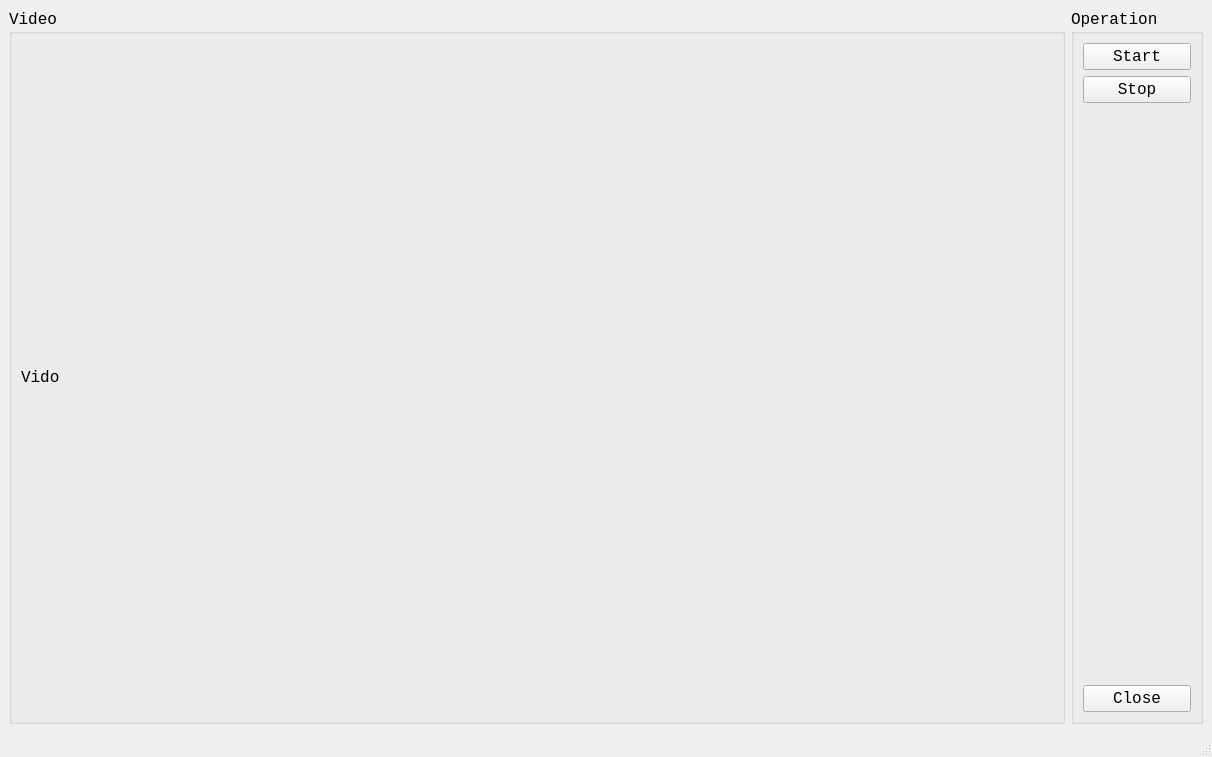
<?xml version="1.0" encoding="UTF-8"?>
<ui version="4.0">
 <class>CamVideo</class>
 <widget class="QMainWindow" name="CamVideo">
  <property name="geometry">
   <rect>
    <x>0</x>
    <y>0</y>
    <width>1212</width>
    <height>757</height>
   </rect>
  </property>
  <property name="font">
   <font>
    <family>Consolas</family>
    <pointsize>12</pointsize>
   </font>
  </property>
  <property name="windowTitle">
   <string>MainWindow</string>
  </property>
  <widget class="QWidget" name="centralwidget">
   <layout class="QHBoxLayout" name="horizontalLayout" stretch="8,1">
    <item>
     <widget class="QGroupBox" name="groupBox">
      <property name="title">
       <string>Video</string>
      </property>
      <layout class="QHBoxLayout" name="horizontalLayout_2">
       <item>
        <widget class="QLabel" name="labVideo">
         <property name="text">
          <string>Vido</string>
         </property>
        </widget>
       </item>
      </layout>
     </widget>
    </item>
    <item>
     <widget class="QGroupBox" name="groupBox_2">
      <property name="title">
       <string>Operation</string>
      </property>
      <layout class="QVBoxLayout" name="verticalLayout">
       <item>
        <widget class="QPushButton" name="btnStart">
         <property name="text">
          <string>Start</string>
         </property>
        </widget>
       </item>
       <item>
        <widget class="QPushButton" name="btnStop">
         <property name="text">
          <string>Stop</string>
         </property>
        </widget>
       </item>
       <item>
        <spacer name="verticalSpacer">
         <property name="orientation">
          <enum>Qt::Vertical</enum>
         </property>
         <property name="sizeHint" stdset="0">
          <size>
           <width>20</width>
           <height>40</height>
          </size>
         </property>
        </spacer>
       </item>
       <item>
        <widget class="QPushButton" name="btnClose">
         <property name="text">
          <string>Close</string>
         </property>
        </widget>
       </item>
      </layout>
     </widget>
    </item>
   </layout>
  </widget>
  <widget class="QMenuBar" name="menubar">
   <property name="geometry">
    <rect>
     <x>0</x>
     <y>0</y>
     <width>1212</width>
     <height>25</height>
    </rect>
   </property>
  </widget>
  <widget class="QStatusBar" name="statusbar"/>
 </widget>
 <resources/>
 <connections/>
</ui>
